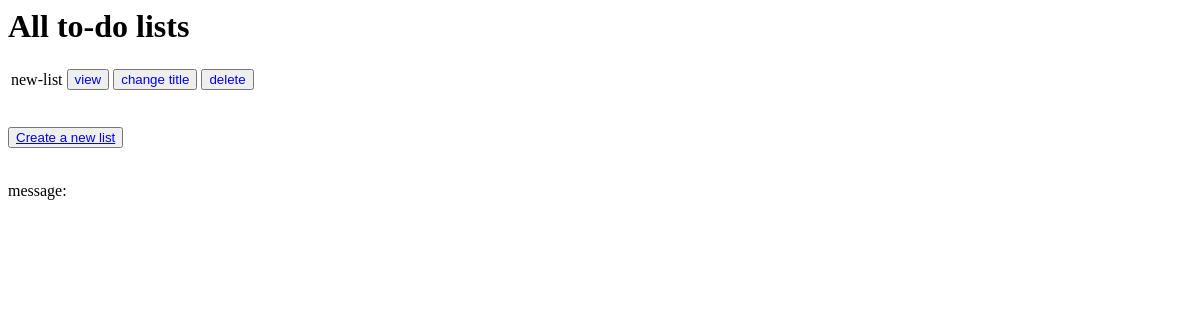
Before: /v1/to-do-list/show-all/ (signed in) with the older database file.
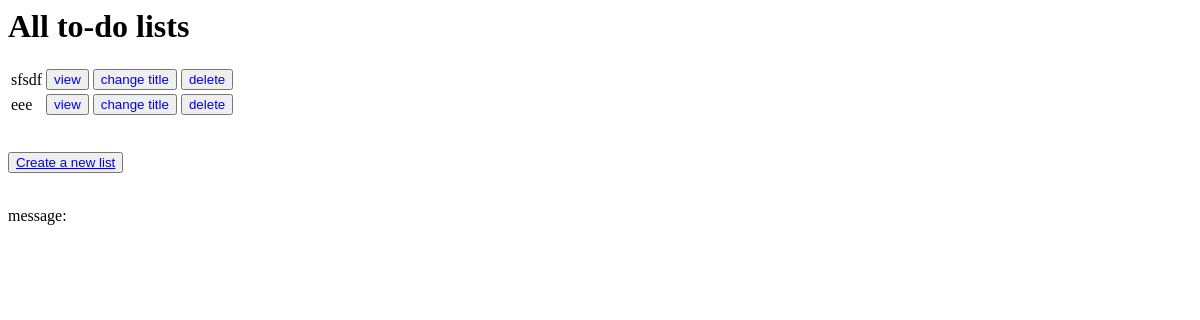
After: the same page with the newer database file.
### ToDoListApp/models/to_do_list.py (models this page shows, shortened)
class ToDoList(models.Model):
    title = models.CharField(
        max_length=100,
        default="new-list",
        null=False,
        verbose_name="عنوان",
        validators=[validate_title],
    )
    owner = models.ForeignKey(
        User,
        on_delete=models.CASCADE,
        related_name="to_do_lists",
        null=True,
        verbose_name="صاحب لیست",
    )

### ToDoListApp/views/show_all_lists_view.py (the view)
# urls.py: path("to-do-list/show-all/", show_all_lists, name="v1-show-lists"),
@login_required
def show_all_lists(request):
    user = request.user
    to_do_lists = user.to_do_lists.all()
    return render(
        request, "v1/show_all_lists_template.html", {"to_do_lists": to_do_lists}
    )

### ToDoListApp/templates/v1/show_all_lists_template.html (shortened to what this page needs)
<h1>All to-do lists</h1>
<form method="post">
    <table>
        {% for to_do_list in to_do_lists %}
            <tr>
                <td>{{ to_do_list.title }}</td>
                <td>
                    <button><a href="{% url 'v1-get-list' list_id=to_do_list.id %}"
                               style="text-decoration: none;">view</a></button>
                </td>
                <td>
                    <button><a href="{% url 'v1-edit-list' list_id=to_do_list.id %}"
                               style="text-decoration: none;">change title</a></button>
                </td>
                <td>
                    <button><a href="{% url 'v1-delete-list' list_id=to_do_list.id %}"
                               style="text-decoration: none;">delete</a></button>
                </td>
            </tr>
        {% endfor %}
    </table>
    <br>
    <p>
        <button><a href="{% url 'v1-create-list' %}">Create a new list</a></button>
    </p>
</form>
message:

Changed rows visible on the page:
removed ToDoList: title "new-list"
added ToDoList: title "sfsdf"
added ToDoList: title "eee"
